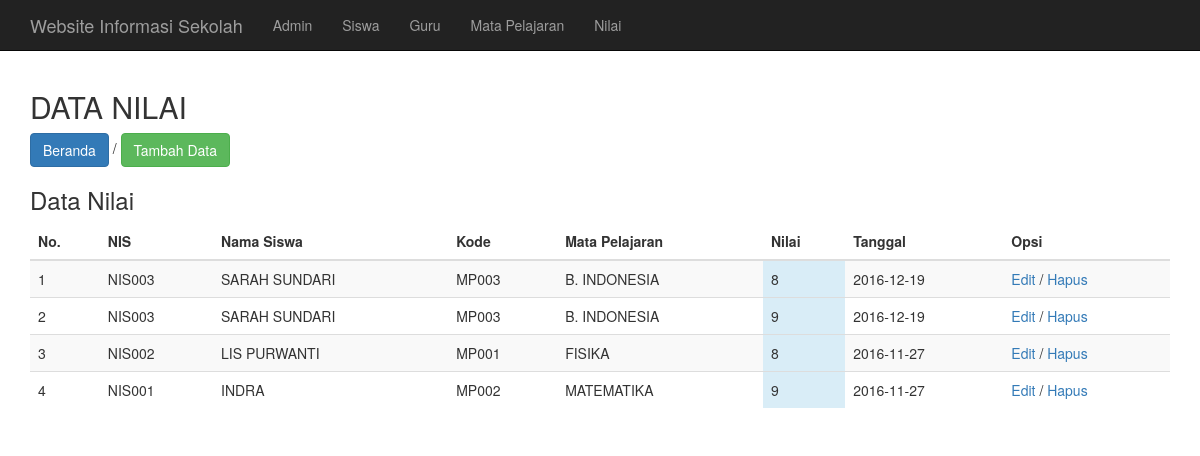
The page /admin/nilai/index.php (signed in) on the database its author committed.
### tables this page shows
CREATE TABLE `t_nilai` (
  `nilai_id` int(11) NOT NULL,
  `siswa_id` int(11) NOT NULL,
  `mapel_id` int(11) NOT NULL,
  `nilai` int(10) NOT NULL,
  `tanggal` date NOT NULL
);

CREATE TABLE `m_siswa` (
  `siswa_id` int(11) NOT NULL,
  `nis` varchar(10) NOT NULL,
  `nama_siswa` varchar(50) NOT NULL,
  `jekel` varchar(10) NOT NULL,
  `alamat` text NOT NULL,
  `kelas` varchar(30) NOT NULL
);

CREATE TABLE `m_mapel` (
  `mapel_id` int(11) NOT NULL,
  `kode_mapel` varchar(20) NOT NULL,
  `guru_id` int(11) NOT NULL,
  `nama_pelajaran` varchar(50) NOT NULL
);

### admin/nilai/index.php (the view, shortened to what this page needs)
<?php include('../../include/header.php'); ?>
	<div class="row-fluid" style="margin-top:20px">
		<div class="col-md-12">
		<h2>DATA NILAI</h2>
		<p><a href="index.php" class="btn btn-primary">Beranda</a> / <a href="tambah.php" class="btn btn-success">Tambah Data</a></p>
		<h3>Data Nilai</h3>
			<table class="table table-striped">
				<thead>
					<tr>
						<th>No.</th>
						<th>NIS</th>
						<th>Nama Siswa</th>
						<th>Kode</th>
						<th>Mata Pelajaran</th>
						<th>Nilai</th>
						<th>Tanggal</th>
						<th>Opsi</th>
					</tr>
				</thead>
				<tbody>
					<?php
					$query = mysql_query("SELECT * FROM t_nilai INNER JOIN m_siswa ON t_nilai.siswa_id = m_siswa.siswa_id INNER JOIN m_mapel ON t_nilai.mapel_id = m_mapel.mapel_id ORDER BY nilai_id DESC") or die(mysql_error());
						if(mysql_num_rows($query) == 0){
							echo '<tr><td colspan="7">Tidak ada data!</td></tr>';
						} else {
							$no = 1;
							while($data = mysql_fetch_assoc($query)){
								echo '<tr>';
									echo '<td>'.$no.'</td>';
									echo '<td>'.$data['nis'].'</td>';
									echo '<td>'.$data['nama_siswa'].'</td>';
									echo '<td>'.$data['kode_mapel'].'</td>';
									echo '<td>'.$data['nama_pelajaran'].'</td>';
									echo '<td class="bg-info">'.$data['nilai'].'</td>';
									echo '<td>'.$data['tanggal'].'</td>';
									echo '<td><a href="edit.php?id='.$data['nilai_id'].'">Edit</a> / <a href="hapus.php?id='.$data['nilai_id'].'" onclick="return confirm(\'Yakin?\')">Hapus</a></td>';
								echo '</tr>';
								$no++;
							}
						}
					?>
				</tbody>
			</table>
		</div>
	</div>
<?php include('../../include/footer.php'); ?>

### rows shown on the page
t_nilai: siswa.nis "NIS003", siswa.nama_siswa "SARAH SUNDARI", mapel.kode_mapel "MP003", mapel.nama_pelajaran "B. INDONESIA", nilai "8", tanggal "2016-12-19"
t_nilai: siswa.nis "NIS003", siswa.nama_siswa "SARAH SUNDARI", mapel.kode_mapel "MP003", mapel.nama_pelajaran "B. INDONESIA", nilai "9", tanggal "2016-12-19"
t_nilai: siswa.nis "NIS002", siswa.nama_siswa "LIS PURWANTI", mapel.kode_mapel "MP001", mapel.nama_pelajaran "FISIKA", nilai "8", tanggal "2016-11-27"
t_nilai: siswa.nis "NIS001", siswa.nama_siswa "INDRA", mapel.kode_mapel "MP002", mapel.nama_pelajaran "MATEMATIKA", nilai "9", tanggal "2016-11-27"
